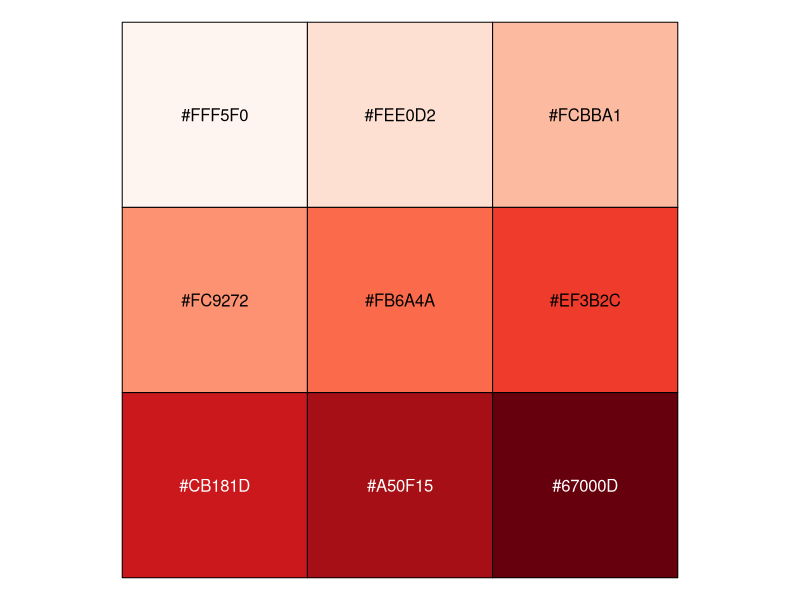
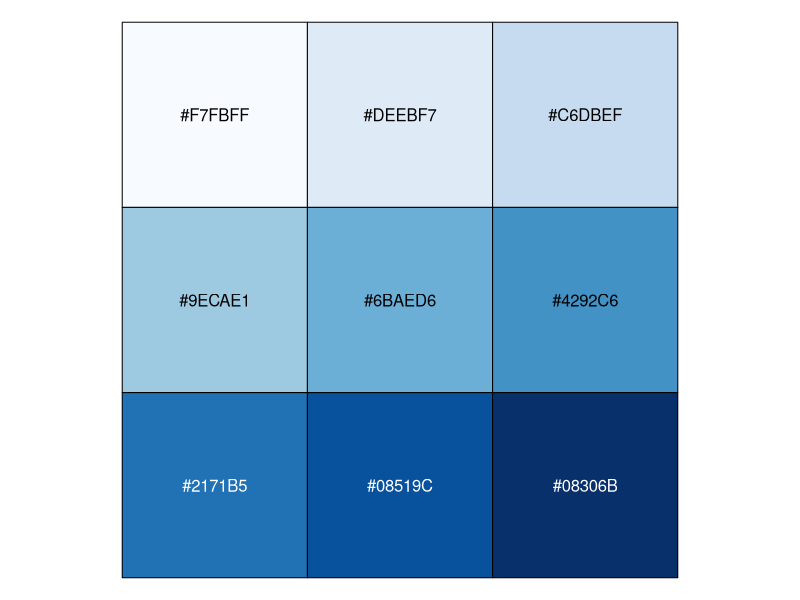
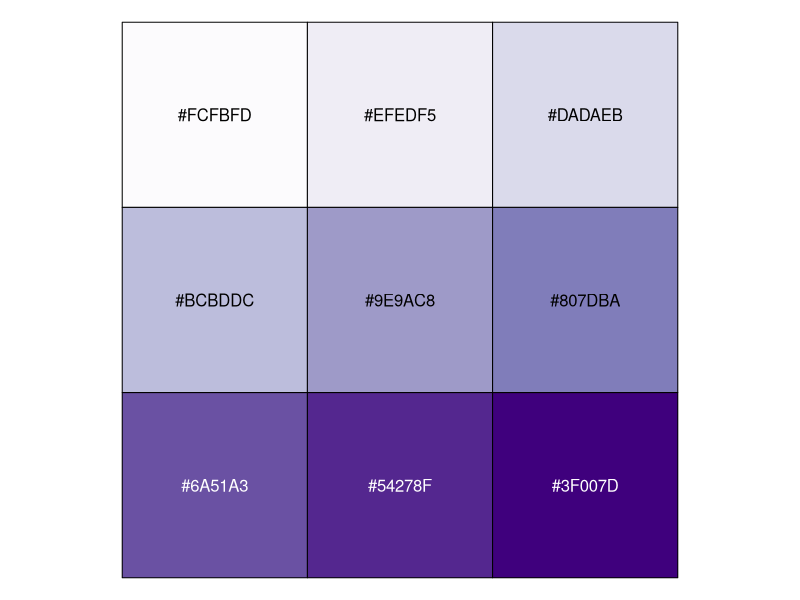
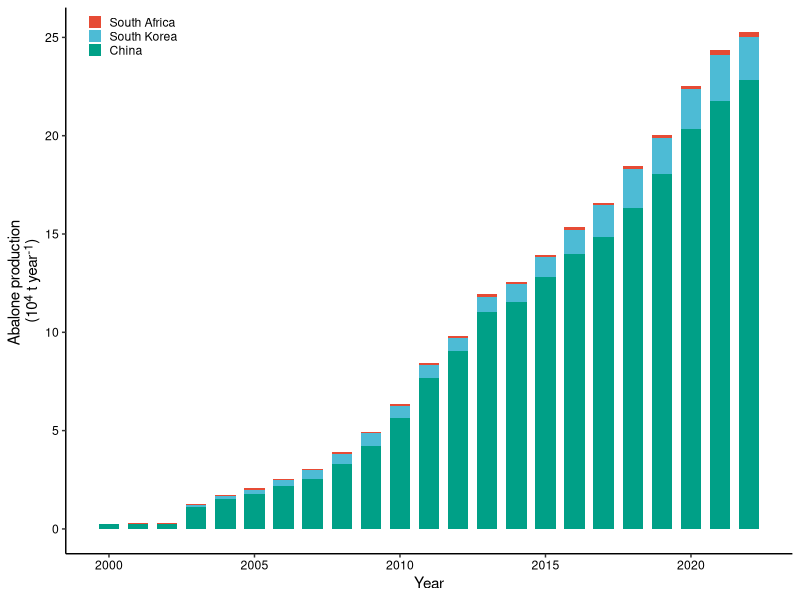
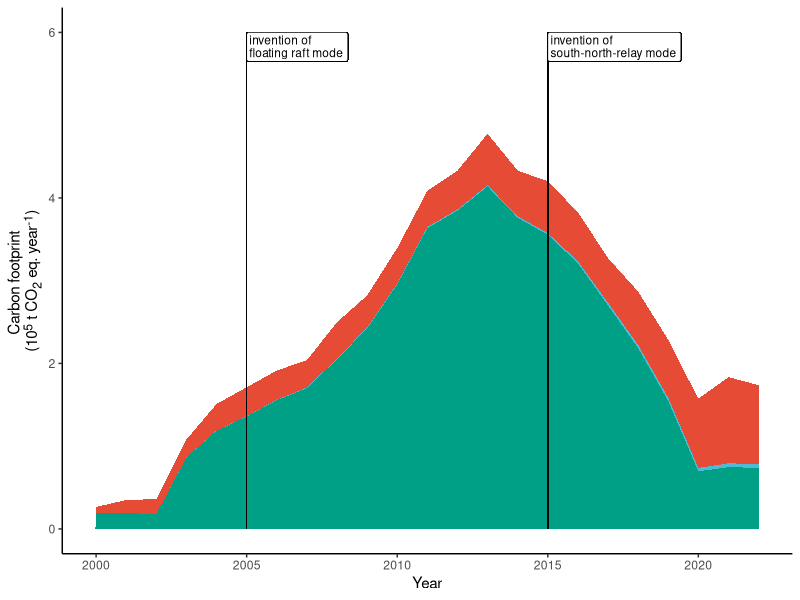
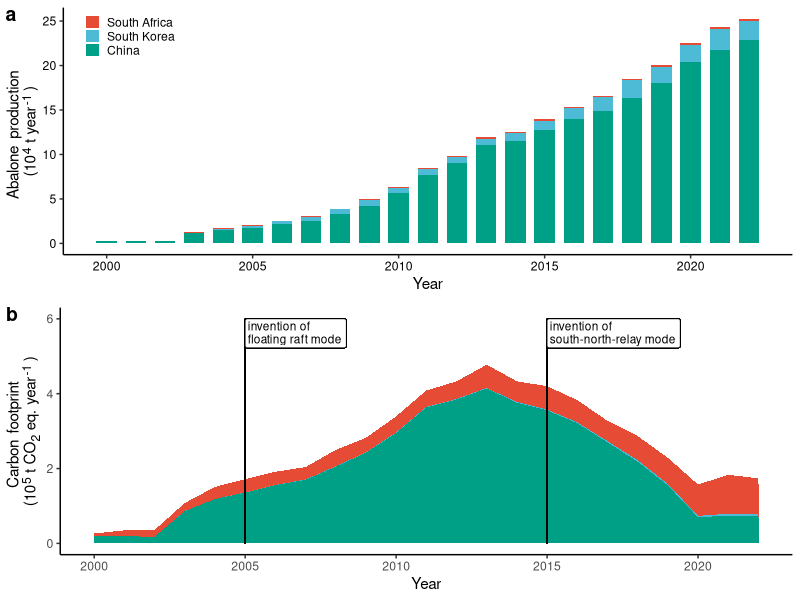
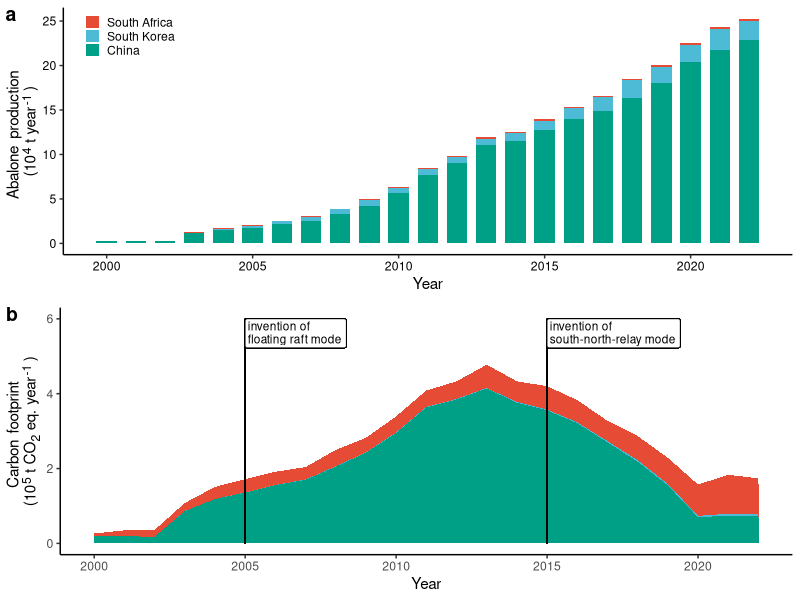
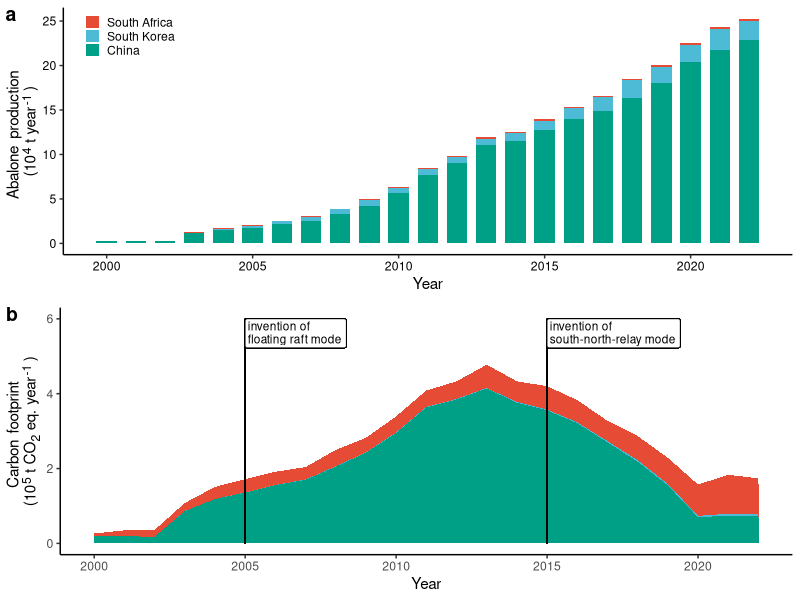

The R source for these figures, in order:
## ---- chunk 1
knitr::opts_chunk$set(echo = TRUE)

# === 必要依赖 ===
library(ggplot2)    # theme(), geoms
library(ggtext)     # element_markdown()
library(ggsci)      # scale_fill_npg()
library(patchwork)  # (p1 / p2) + plot_layout(tag_levels = "a")
library(readxl)     # read_excel()
library(dplyr)      # %>% , filter(), mutate()
library(tidyr)      # pivot_longer()

## ---- chunk 2
scales::show_col(RColorBrewer::brewer.pal(9, "Reds"))
scales::show_col(RColorBrewer::brewer.pal(9, "Blues"))
scales::show_col(RColorBrewer::brewer.pal(9, "Purples"))

## ---- chunk 3
library(ggtext)
library(ggsci)

mytheme <- 
   theme(legend.key.height = unit(0.7, "line"),
         legend.key.width =  unit(0.7, "line"),
         theme(legend.position.inside = c(1, 0.05)),
         legend.justification = c(1,0)
         )+
   theme(axis.text = element_text(color = "black"))

## ---- chunk 4


d0 <- read_excel("Fig. 3.xlsx", sheet = 1)

d <- d0 %>% 
  pivot_longer(cols = 2:4) 

d$name <- factor(d$name, 
                 levels = rev(c("China","South Korea","South Africa"))
                 )
p_1 <-
d %>% 
  ggplot(aes(year, value, fill = name))+
  theme_classic()+
    geom_col(position = "stack", width = 0.7)+
  
   labs(x = "Year",
       y = "Abalone production <br> (10<sup>4</sup> t year<sup>-1</sup>)",
       fill = NULL
       )+
  mytheme+
  theme(legend.position = c(0.02, 1),   # 靠左上角
  legend.justification   = c(0, 1)          # 左上对齐
        )+
  theme(axis.title.y = element_markdown())+
   scale_fill_npg()

p_1
## ---- chunk 5


d0 <- read_excel("Fig. 3.xlsx", sheet = 3)

d <- d0 %>% 
  pivot_longer(cols = 2:4) 

d$name <- factor(d$name, 
                 levels = rev(c("China","Korea","South Africa"))
                 )

p_2 <-
d %>% 
  ggplot(aes(year, value, fill = name))+
  theme_classic()+
    geom_area(position = "stack")+

  
  labs(x = "Year",
     y = "Carbon footprint <br>(10<sup>5</sup> t CO<sub>2</sub> eq. year<sup>-1</sup>)"
    )+
  
  guides(fill = "none")+

theme(axis.title.y = element_markdown())+
  scale_fill_npg()+
  scale_y_continuous(limits = c(0, 6))+
  #geom_point(x = 2005, y = 6, shape = 16, size = 2)+
  #geom_point(x = 2005, y = 6, shape = 1, size = 4)+
  geom_segment(x = 2005, xend = 2005, y = 6, yend = 0, linewidth = 0.2)+
  #geom_point(x = 2015, y = 6, shape = 16, size = 2)+
  #geom_point(x = 2015, y = 6, shape = 1, size = 4)+
  geom_segment(x = 2015, xend = 2015, y = 6, yend = 0, linewidth = 0.2)+
  geom_label(x= 2005, y = 6, 
             hjust = 0, vjust = 1,
             fill = "white",
             label = "invention of \nfloating raft mode",
               lineheight = 0.9,
             size = 3
             )+
  geom_label(x= 2015, y = 6, 
             hjust = 0,vjust = 1,
             fill = "white",
             label = "invention of \nsouth-north-relay mode",
             lineheight = 0.9,
             size = 3
             )
  


p_2
## ---- chunk 6
library(cowplot)

fig3 <- plot_grid(
  p_1, p_2,
  ncol = 1,
  labels = c("a", "b"),
  label_size = 14,
  label_fontface = "bold",
  label_x = 0,  # 标签横向位置（0=最左边）
  label_y = 1   # 标签纵向位置（1=最上边）
)

fig3
ggsave("figure 3.png", plot = fig3, width = 474/90, height = 449/90, dpi = 900)
ggsave("figure 3.pdf", plot = fig3,  width = 474/90, height = 449/90)
